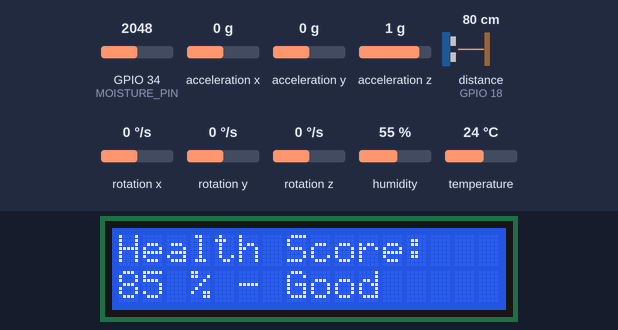
A sketch run on a simulated ESP32. On the bench: 16×2 character LCD. Wiring (inferred from the names in the program): ultrasonic range finder: trigger GPIO 5; echo GPIO 18. The test bench sets the inputs (shaded band); at power-on: humidity 55 %, acceleration x 0 g, GPIO 34 (MOISTURE_PIN) = 2048, acceleration z 1 g, acceleration y 0 g, distance to the obstacle (sensor on GPIO 18) 80 cm, rotation x 0 °/s, rotation y 0 °/s, rotation z 0 °/s, temperature 24 °C. The echo pulse lasts 58.3 µs per cm; what the sketch prints to the serial monitor is not drawn.

Above: at 4.5 s.
4.6 s: humidity set to 22 %
16.0 s: acceleration x set to -1.4 g
At 17.8 s:
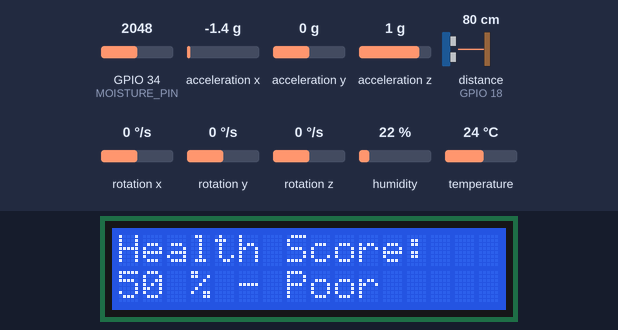
30.0 s: GPIO 34 (MOISTURE_PIN) set to 2937
At 43.3 s:
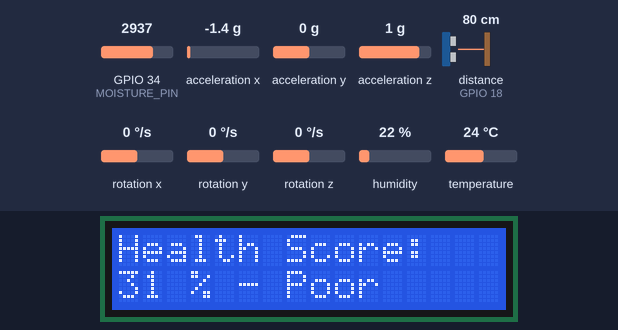
44.0 s: GPIO 34 (MOISTURE_PIN) set to 3017
At 56.8 s:
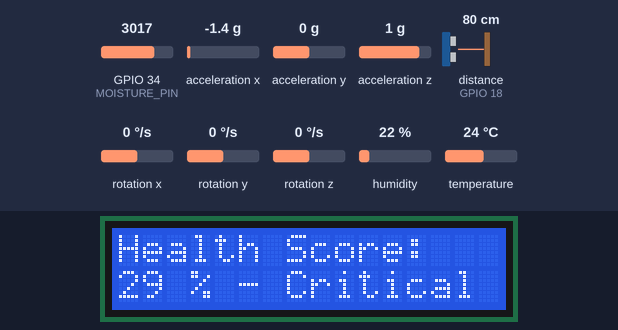
57.6 s: acceleration z set to -0.1 g
At 70.1 s:
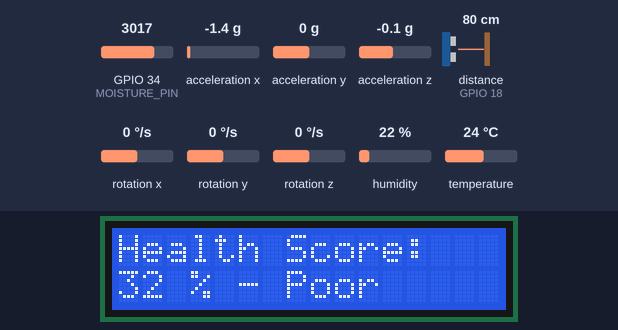
70.8 s: GPIO 34 (MOISTURE_PIN) set to 2221
At 83.4 s:
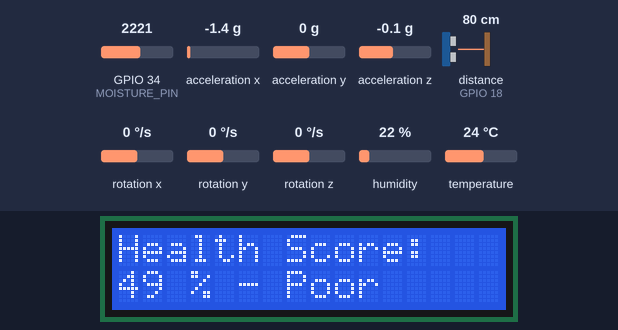
84.0 s: GPIO 34 (MOISTURE_PIN) set to 2106
At 96.7 s:
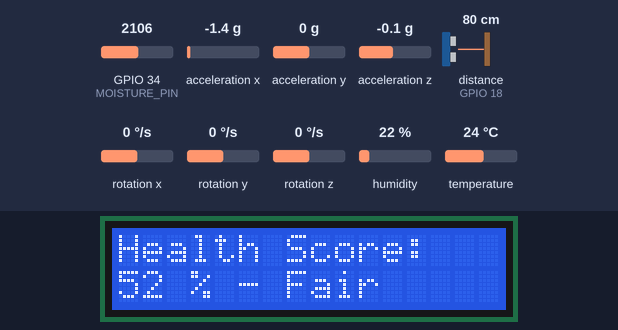
Timing chart, 0 to 98.2 s (numbered marks = the images above; inputs shaded):
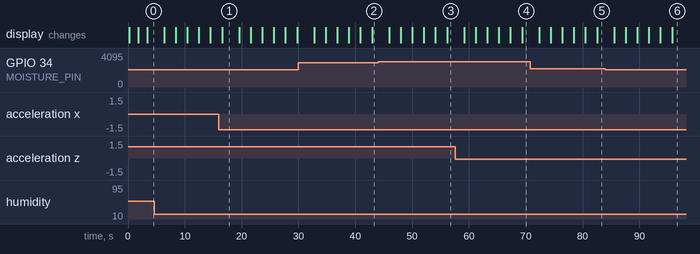

The sketch:

sketch_feb21_hackanvation_day1.ino
```cpp
#include <Wire.h>
#include <LiquidCrystal_I2C.h>
#include <DHT.h>
#include <MPU6050.h>

// Create separate I2C bus for MPU6050
TwoWire I2C_MPU = TwoWire(1);

// LCD on default I2C (GPIO 21/22)
LiquidCrystal_I2C lcd(0x27, 16, 2);

// MPU6050 on second I2C bus (GPIO 25/26)
MPU6050 mpu6050(0x68, &I2C_MPU);

// DHT11
#define DHTPIN 4
#define DHTTYPE DHT11
DHT dht(DHTPIN, DHTTYPE);

// Ultrasonic
#define TRIG_PIN 5
#define ECHO_PIN 18

// Soil Moisture
#define MOISTURE_PIN 34

// ============ HEALTH SCORE CALCULATION ============

float calculateHealthScore(float temp, float hum, float moisturePercent, float vibration) {
    // Define optimal ranges for healthy plant
    const float OPTIMAL_TEMP = 25.0;       // Optimal temperature in °C
    const float OPTIMAL_HUM = 60.0;        // Optimal humidity in %
    const float OPTIMAL_MOISTURE = 60.0;   // Optimal soil moisture in %

    // Weight factors (sum = 1.0)
    const float TEMP_WEIGHT = 0.25;
    const float HUM_WEIGHT = 0.25;
    const float MOISTURE_WEIGHT = 0.35;
    const float VIBRATION_WEIGHT = 0.15;

    // Calculate deviations from optimal values
    float tempDeviation = abs(temp - OPTIMAL_TEMP);
    float humDeviation = abs(hum - OPTIMAL_HUM);
    float moistureDeviation = abs(moisturePercent - OPTIMAL_MOISTURE);
    float vibrationScore = vibration * 100; // Convert to percentage scale

    // Normalize deviations to 0-1 scale with appropriate ranges
    float tempFactor = min(tempDeviation / 15.0, 1.0);         // 15°C deviation = 100% penalty
    float humFactor = min(humDeviation / 30.0, 1.0);           // 30% deviation = 100% penalty
    float moistureFactor = min(moistureDeviation / 40.0, 1.0); // 40% deviation = 100% penalty
    float vibrationFactor = min(vibrationScore / 50.0, 1.0);  // 50% vibration = 100% penalty

    // Calculate weighted health score (0-100)
    float healthScore = 100.0 - (
        (tempFactor * TEMP_WEIGHT +
         humFactor * HUM_WEIGHT +
         moistureFactor * MOISTURE_WEIGHT +
         vibrationFactor * VIBRATION_WEIGHT) * 100.0
    );

    // Ensure score stays within bounds
    return constrain(healthScore, 0.0, 100.0);
}

// Get health status message
String getHealthStatus(float score) {
    if (score >= 90) return "Excellent";
    else if (score >= 70) return "Good";
    else if (score >= 50) return "Fair";
    else if (score >= 30) return "Poor";
    else return "Critical";
}

// =================================================

void setup() {
    Serial.begin(115200);
    Serial.println("Starting Plant Health Monitoring System...");

    // Initialize I2C for LCD (GPIO 21/22)
    Wire.begin(21, 22);
    delay(100);

    // Initialize LCD
    lcd.begin(16, 2);
    lcd.backlight();
    lcd.clear();
    lcd.setCursor(0, 0);
    lcd.print("Plant Health");
    lcd.setCursor(0, 1);
    lcd.print("Monitoring System");
    Serial.println("LCD initialized");

    delay(1500);

    // Initialize I2C for MPU6050 (GPIO 25/26)
    I2C_MPU.begin(25, 26);
    delay(100);

    // Initialize DHT11
    dht.begin();
    Serial.println("DHT11 initialized");

    // Ultrasonic pins
    pinMode(TRIG_PIN, OUTPUT);
    pinMode(ECHO_PIN, INPUT);

    // Soil moisture pin
    pinMode(MOISTURE_PIN, INPUT);

    // Initialize MPU6050
    Serial.println("Initializing MPU6050...");
    mpu6050.initialize();
    mpu6050.setFullScaleAccelRange(MPU6050_ACCEL_FS_2); // Set range to ±2g

    if (mpu6050.testConnection()) {
        Serial.println("MPU6050 OK");
        lcd.clear();
        lcd.setCursor(0, 0);
        lcd.print("All Sensors OK");
    } else {
        Serial.println("MPU6050 FAIL");
        lcd.clear();
        lcd.setCursor(0, 0);
        lcd.print("MPU6050 FAIL");
    }

    delay(1500);
    lcd.clear();
}

float readUltrasonicCM() {
    digitalWrite(TRIG_PIN, LOW);
    delayMicroseconds(2);
    digitalWrite(TRIG_PIN, HIGH);
    delayMicroseconds(10);
    digitalWrite(TRIG_PIN, LOW);

    long duration = pulseIn(ECHO_PIN, HIGH, 30000);
    float distance = duration * 0.034 / 2;

    // If no echo, return 0
    if (duration == 0) {
        return 0;
    }
    // Cap at reasonable distance
    if (distance > 400 || distance < 0) {
        return 0;
    }
    return distance;
}

float readVibration() {
    int16_t ax, ay, az;
    mpu6050.getAcceleration(&ax, &ay, &az);

    // Convert to g (16384 LSB/g at ±2g range)
    float ax_g = ax / 16384.0;
    float ay_g = ay / 16384.0;
    float az_g = az / 16384.0;

    // Calculate total acceleration magnitude
    float total = sqrt(ax_g * ax_g + ay_g * ay_g + az_g * az_g);

    // Vibration is deviation from 1g (gravity)
    float vibration = abs(total - 1.0);

    return vibration;
}

void loop() {
    // ========== Read All Sensors ==========

    // Read DHT11
    float temp = dht.readTemperature();
    float hum = dht.readHumidity();
    if (isnan(temp)) temp = 0;
    if (isnan(hum)) hum = 0;

    // Read Ultrasonic
    float distance = readUltrasonicCM();

    // Read Soil Moisture
    int moistureRaw = analogRead(MOISTURE_PIN);
    float moisturePercent = map(moistureRaw, 0, 4095, 100, 0);
    moisturePercent = constrain(moisturePercent, 0, 100);

    // Read Vibration
    float vibration = readVibration();

    // Calculate Health Score
    float healthScore = calculateHealthScore(temp, hum, moisturePercent, vibration);
    String healthStatus = getHealthStatus(healthScore);

    // ========== Serial Output ==========
    Serial.println("========================================");
    Serial.println("        CONSTRUCTION HEALTH MONITORING        ");
    Serial.println("========================================");
    Serial.print("Temperature: "); Serial.print(temp, 1); Serial.println(" C");
    Serial.print("Humidity:    "); Serial.print(hum, 0); Serial.println(" %");
    Serial.print("Distance:    "); Serial.print(distance, 1); Serial.println(" cm");
    Serial.print("Soil Raw:    "); Serial.print(moistureRaw);
    Serial.print(" | Soil %:   "); Serial.println(moisturePercent, 0);
    Serial.print("Vibration:  "); Serial.print(vibration, 4); Serial.println(" g");
    Serial.println("----------------------------------------");
    Serial.print("HEALTH SCORE: "); Serial.print(healthScore, 1);
    Serial.print(" / 100 - Status: ");
    Serial.println(healthStatus);
    Serial.println("========================================");

    // ========== LCD Display - Screen 1: Health Score (Priority) ==========
    lcd.clear();
    lcd.setCursor(0, 0);
    lcd.print("Health Score:");
    lcd.setCursor(0, 1);
    lcd.print(healthScore, 0);
    lcd.print(" % - ");
    lcd.print(healthStatus);
    delay(3000);

    // ========== LCD Display - Screen 2: Temperature & Humidity ==========
    lcd.clear();
    lcd.setCursor(0, 0);
    lcd.print("Temp: ");
    lcd.print(temp, 1);
    lcd.print((char)223);
    lcd.print("C");
    lcd.setCursor(0, 1);
    lcd.print("Hum: ");
    lcd.print(hum, 0);
    lcd.print(" %");
    delay(2000);

    // ========== LCD Display - Screen 3: Soil Moisture ==========
    lcd.clear();
    lcd.setCursor(0, 0);
    lcd.print("Soil Moisture:");
    lcd.setCursor(0, 1);
    lcd.print(moisturePercent, 0);
    lcd.print(" %");
    delay(2000);

    // ========== LCD Display - Screen 4: Distance ==========
    lcd.clear();
    lcd.setCursor(0, 0);
    lcd.print("Distance:");
    lcd.setCursor(0, 1);
    lcd.print(distance, 1);
    lcd.print(" cm");
    delay(2000);

    // ========== LCD Display - Screen 5: Vibration ==========
    lcd.clear();
    lcd.setCursor(0, 0);
    lcd.print("Vibration:");
    lcd.setCursor(0, 1);
    lcd.print(vibration, 4);
    lcd.print(" g");
    delay(2000);

    // ========== LCD Display - Screen 6: All Combined ==========
    lcd.clear();
    lcd.setCursor(0, 0);
    lcd.print("T:"); lcd.print(temp, 0); lcd.print((char)223);
    lcd.print(" H:"); lcd.print(hum, 0); lcd.print("%");
    lcd.setCursor(0, 1);
    lcd.print("S:"); lcd.print(moisturePercent, 0); lcd.print("%");
    lcd.print(" V:"); lcd.print(vibration * 100, 0);
    delay(2000);
}
```

Measured:
- the behaviour switches between 2989 and 2990 on GPIO 34 (MOISTURE_PIN) (found by bisection; images 2 and 3)
- the behaviour switches between 2171 and 2170 on GPIO 34 (MOISTURE_PIN) (found by bisection; images 5 and 6)
- after the input at 16.0 s, the display: changes after 0.59 s (image 1)
- after the input at 44.0 s, the display: first differs from a run without the input after 12.2 s (image 3)
- after the input at 57.6 s, the display: first differs from a run without the input after 11.8 s (image 4)
- after the input at 84.0 s, the display: first differs from a run without the input after 11.7 s (image 6)
- what the display in image 1 shows lasts 3.0 s, from 16.6 s to 19.6 s
